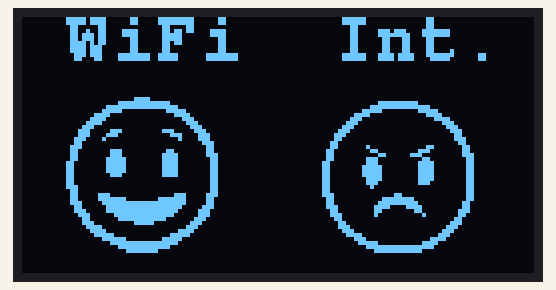
Simulated run of this sketch. Board: ESP8266 (NodeMCU). Shown: 128×64 one-colour display. WiFi joins after 1.5 s; servers stay silent unless stated; a WiFi scan finds three made-up networks; no MQTT or app messages arrive unless stated; not simulated (calls return 0 or success): arduino_secrets.h; what the sketch prints to the serial monitor is not drawn.

Above: at 5.1 s.
At 77.8 s:
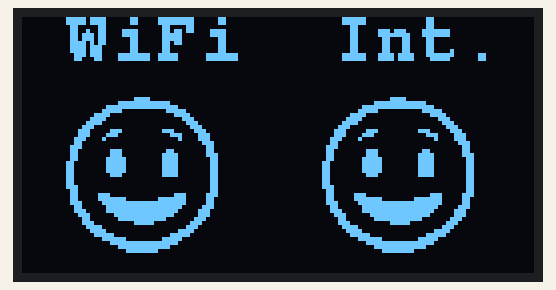

The sketch:

Scan-WiFi-Networks.ino
```cpp
#include "ESP8266WiFi.h"
#include <PubSubClient.h>
#include <ESPping.h> // for ping test
#include "arduino_secrets.h"
// only needed for the OLED display
#include <SPI.h>
#include <Wire.h>
#include <Adafruit_GFX.h>
#include <Adafruit_SSD1306.h>
#include <Fonts/FreeMonoBold9pt7b.h>
#include "Icons.h"

#define SCREEN_WIDTH 128 // OLED display width, in pixels
#define SCREEN_HEIGHT 64 // OLED display height, in pixels
#define OLED_RESET     -1 // Reset pin # (or -1 if sharing Arduino reset pin)
#define SCREEN_ADDRESS 0x3C ///< See datasheet for Address; 0x3D for 128x64, 0x3C for 128x32
Adafruit_SSD1306 display(SCREEN_WIDTH, SCREEN_HEIGHT, &Wire, OLED_RESET);

unsigned long lTime_Strength = 0;
unsigned long lTime_scan = 0;
unsigned long lTime_ping = 0;
unsigned long lTime_display = 0;
unsigned long lTime = 0;
const long lInterval_Strength = 5000; // 5 second
const long lInterval_scan = 60000; // 60 seconds
const long lInterval_ping = 60000; // 60 seconds
const long lInterval_display = 5000; // 5 second

int iWiFi_RSSI = -100;
byte bInternet = false;

int iWiFiTry = 0;
int iMQTTTry = 0;
String sClient_id;

const char* ssid = YourSSID;
const char* password = YourWiFiPassWord;
const char* HostName = "WiFi-Scanner";  // make this unique!

const char* mqtt_broker = YourMQTTserver;
const char* mqtt_user = YourMQTTuser;
const char* mqtt_password = YourMQTTpassword;

WiFiClient espClient;
PubSubClient MQTTclient(espClient); // MQTT Client

void Connect2WiFi() {
  //Connect to WiFi
  // WiFi.mode(WIFI_STA);  //in case of an ESP32
  iWiFiTry = 0;
  WiFi.begin(ssid, password);
  WiFi.setHostname(HostName);
  Serial.print("Connecting to WiFi ");
  while (WiFi.status() != WL_CONNECTED && iWiFiTry < 11) { //Try to connect to WiFi for 11 times
    ++iWiFiTry;
    Serial.print(".");
    delay(500);
  }
  Serial.println("");
  Serial.print("Got IP: ");  Serial.println(WiFi.localIP());

  // ArduinoOTA.setPort(8266); // Port defaults to 8266
  Serial.println("Ready");

  //Unique MQTT Device name
  sClient_id = "esp-client-" + String(WiFi.macAddress());
  Serial.print("ESP Client name: "); Serial.println(sClient_id);
}

void Connect2MQTT() {
  // Connect to the MQTT server
  iMQTTTry=0;
  if (WiFi.status() != WL_CONNECTED) {
    Connect2WiFi;
  }

  Serial.print("Connecting to MQTT ");
  MQTTclient.setServer(mqtt_broker, 1883);
  while (!MQTTclient.connect(sClient_id.c_str(), mqtt_user, mqtt_password) && iMQTTTry < 11) { //Try to connect to MQTT for 11 times
    ++iMQTTTry;
    Serial.print(".");
    delay(500);
  }
  Serial.println("");
}

void setup() {
  Serial.begin(115200);

  lTime_scan = millis();

  // setup OLED Display
  if(!display.begin(SSD1306_SWITCHCAPVCC, 0x3C)) { // Address 0x3C for 128x32
    Serial.println(F("SSD1306 allocation failed"));
  }
  display.setTextSize(1);
  display.setTextColor(WHITE);

  // Set WiFi to station
  WiFi.mode(WIFI_STA);
  Connect2WiFi();
  Connect2MQTT();

  Serial.println("Setup done");
}

void loop() {

  lTime = millis();

  // Signal Strength
  if ( (lTime - lTime_Strength) > lInterval_Strength) {
    if (!MQTTclient.connect(sClient_id.c_str(), mqtt_user, mqtt_password)) { Connect2MQTT(); }
    lTime_Strength = lTime;
    iWiFi_RSSI = WiFi.RSSI();
    MQTTclient.publish("WiFi/Scanner/Signal", String(iWiFi_RSSI).c_str());
    Serial.print("WiFi Scanner Signal Strength: "); Serial.println(iWiFi_RSSI);

    MQTTclient.publish("WiFi/Scanner/IP", WiFi.localIP().toString().c_str());
    Serial.print("WiFi Scanner IP: "); Serial.println( WiFi.localIP());

    MQTTclient.publish("WiFi/Scanner/MAC", String(WiFi.macAddress()).c_str());
    Serial.print("WiFi Scanner MAC address: "); Serial.println(WiFi.macAddress());

    MQTTclient.publish("WiFi/Scanner/Channel", String(WiFi.channel()).c_str());
    Serial.print("WiFi Scanner Channel: "); Serial.println(WiFi.channel());

    Serial.println("");
  }


  // Scan WiFi networks
  if ( (lTime - lTime_scan) > lInterval_scan) {
    lTime_scan = lTime;
    WiFi.disconnect(); // Disconnect from an AP if it was previously connected
    delay(1000);
    Serial.println("WiFi disconnected");
    Serial.println("scan start");

    int iChannels[14] = {0,0,0,0,0,0,0,0,0,0,0,0,0.0};
    int iSignals[14] = {-100,-100,-100,-100,-100,-100,-100,-100,-100,-100,-100,-100,-100,-100};

    // WiFi.scanNetworks will return the number of networks found
    int n = WiFi.scanNetworks();
    Serial.println("scan done");
    if (n == 0)
      Serial.println("no networks found");
    else
      {
        Serial.print(n);
        Serial.println(" networks found");
        for (int i = 0; i < n; ++i)
        {
            // Print SSID and RSSI for each network found
          Serial.print(i + 1); Serial.print(": "); Serial.print(WiFi.SSID(i)); Serial.print(" (");
          Serial.print(WiFi.RSSI(i)); Serial.print(")");
          Serial.print(" Channel: "); Serial.print(WiFi.channel(i));
          Serial.print(" Encryption: "); Serial.println((WiFi.encryptionType(i) == ENC_TYPE_NONE)?" ":"*");
          delay(10);

          iChannels[WiFi.channel(i)]++;
          if(WiFi.RSSI(i+1) > iSignals[WiFi.channel(i+1)]){ iSignals[WiFi.channel(i+1)] = WiFi.RSSI(i+1); }
        }
      }
      Serial.println("End of Scan");

      Connect2WiFi();
      Connect2MQTT();

      MQTTclient.publish("WiFi/Scanner/Channel1", String(iChannels[1]).c_str());
      MQTTclient.publish("WiFi/Scanner/Signal1", String(iSignals[1]).c_str());
      MQTTclient.publish("WiFi/Scanner/Channel2", String(iChannels[2]).c_str());
      MQTTclient.publish("WiFi/Scanner/Signal2", String(iSignals[2]).c_str());
      MQTTclient.publish("WiFi/Scanner/Channel3", String(iChannels[3]).c_str());
      MQTTclient.publish("WiFi/Scanner/Signal3", String(iSignals[3]).c_str());
      MQTTclient.publish("WiFi/Scanner/Channel4", String(iChannels[4]).c_str());
      MQTTclient.publish("WiFi/Scanner/Signal4", String(iSignals[4]).c_str());
      MQTTclient.publish("WiFi/Scanner/Channel5", String(iChannels[5]).c_str());
      MQTTclient.publish("WiFi/Scanner/Signal5", String(iSignals[5]).c_str());
      MQTTclient.publish("WiFi/Scanner/Channel6", String(iChannels[6]).c_str());
      MQTTclient.publish("WiFi/Scanner/Signal6", String(iSignals[6]).c_str());
      MQTTclient.publish("WiFi/Scanner/Channel7", String(iChannels[7]).c_str());
      MQTTclient.publish("WiFi/Scanner/Signal7", String(iSignals[7]).c_str());
      MQTTclient.publish("WiFi/Scanner/Channel8", String(iChannels[8]).c_str());
      MQTTclient.publish("WiFi/Scanner/Signal8", String(iSignals[8]).c_str());
      MQTTclient.publish("WiFi/Scanner/Channel9", String(iChannels[9]).c_str());
      MQTTclient.publish("WiFi/Scanner/Signal9", String(iSignals[9]).c_str());
      MQTTclient.publish("WiFi/Scanner/Channel10", String(iChannels[10]).c_str());
      MQTTclient.publish("WiFi/Scanner/Signal10", String(iSignals[10]).c_str());
      MQTTclient.publish("WiFi/Scanner/Channel11", String(iChannels[11]).c_str());
      MQTTclient.publish("WiFi/Scanner/Signal11", String(iSignals[11]).c_str());
      MQTTclient.publish("WiFi/Scanner/Channel12", String(iChannels[12]).c_str());
      MQTTclient.publish("WiFi/Scanner/Signal12", String(iSignals[12]).c_str());
      MQTTclient.publish("WiFi/Scanner/Channel13", String(iChannels[13]).c_str());
      MQTTclient.publish("WiFi/Scanner/Signal13", String(iSignals[13]).c_str());
  } // End of Scan WiFi networks

  // Ping servers
  if ( (lTime - lTime_ping) > lInterval_ping) {

    String sHost;
    bInternet = false;

    if (!MQTTclient.connect(sClient_id.c_str(), mqtt_user, mqtt_password)) { Connect2MQTT(); }
    // Ping gateway (router)
    Serial.print("Ping: "); Serial.println(WiFi.gatewayIP());    // Ping gateway (router)
    if (Ping.ping(WiFi.gatewayIP()) > 0){
      MQTTclient.publish("WiFi/Scanner/Ping/GateWay", String(Ping.averageTime()).c_str());
    } else {
      MQTTclient.publish("WiFi/Scanner/Ping/GateWay", String(1000).c_str());
    }

    Serial.print("Ping: "); Serial.println(mqtt_broker);    // Ping MQTT Broker (Home Assistant)
    if (Ping.ping(mqtt_broker) > 0){
      MQTTclient.publish("WiFi/Scanner/Ping/HomeAssistant", String(Ping.averageTime()).c_str());
    } else {
      MQTTclient.publish("WiFi/Scanner/Ping/HomeAssistant", String(1000).c_str());
    }

    sHost = "google.com";  // Test if the internet is working, can be any stable site.
    Serial.print("Ping: "); Serial.println(sHost);
    if (Ping.ping(sHost.c_str()) > 0){
      MQTTclient.publish("WiFi/Scanner/Ping/Google", String(Ping.averageTime()).c_str());
      bInternet = true;
    } else {
      MQTTclient.publish("WiFi/Scanner/Ping/Google", String(1000).c_str());
    }
    Serial.println("");

    sHost = "outlook.office.com";  // Test if the internet is working, can be any stable site.
    Serial.print("Ping: "); Serial.println(sHost);
    if (Ping.ping(sHost.c_str()) > 0){
      MQTTclient.publish("WiFi/Scanner/Ping/MS_Outlook", String(Ping.averageTime()).c_str());
      bInternet = true;
    } else {
      MQTTclient.publish("WiFi/Scanner/Ping/MS_Outlook", String(1000).c_str());
    }
    Serial.println("");

    sHost = "youtube.com";  // Test if the internet is working, can be any stable site.
    Serial.print("Ping: "); Serial.println(sHost);
    if (Ping.ping(sHost.c_str()) > 0){
      MQTTclient.publish("WiFi/Scanner/Ping/YouTube", String(Ping.averageTime()).c_str());
      bInternet = true;
    } else {
      MQTTclient.publish("WiFi/Scanner/Ping/YouTube", String(1000).c_str());
    }
    Serial.println("");

    sHost = "ntp.pool.org";    // I sync my time servers with this.
    Serial.print("Ping: "); Serial.println(sHost);
    if (Ping.ping(sHost.c_str()) > 0){
         MQTTclient.publish("WiFi/Scanner/Ping/NTP", String(Ping.averageTime()).c_str());
    } else {
      MQTTclient.publish("WiFi/Scanner/Ping/NTP", String(1000).c_str());
    }
    Serial.println("");

    // Ping IP

    IPAddress CloudFlareDNS(1,1,1,1); // Cloudflare's public DNS resolver
    Serial.print("Ping: "); Serial.println(CloudFlareDNS);
    if (Ping.ping(CloudFlareDNS) > 0){
      MQTTclient.publish("WiFi/Scanner/Ping/CloudFlareDNS", String(Ping.averageTime()).c_str());
    } else {
       MQTTclient.publish("WiFi/Scanner/Ping/CloudFlareDNS", String(1000).c_str());
    }
    Serial.println("");

    IPAddress Switch1(192,168,50,240); // Cloudflare's public DNS resolver
    Serial.print("Ping: "); Serial.println(Switch1);
    if (Ping.ping(Switch1) > 0){
      MQTTclient.publish("WiFi/Scanner/Ping/Switch1", String(Ping.averageTime()).c_str());
    } else {
       MQTTclient.publish("WiFi/Scanner/Ping/Switch1", String(1000).c_str());
    }
    Serial.println("");

    IPAddress Switch2(192,168,50,241); // Cloudflare's public DNS resolver
    Serial.print("Ping: "); Serial.println(Switch2);
    if (Ping.ping(Switch2) > 0){
      MQTTclient.publish("WiFi/Scanner/Ping/Switch2", String(Ping.averageTime()).c_str());
    } else {
       MQTTclient.publish("WiFi/Scanner/Ping/Switch2", String(1000).c_str());
    }
    Serial.println("");

    const IPAddress Switch3(192,168,50,242); // Cloudflare's public DNS resolver
    Serial.print("Ping: "); Serial.println(Switch3);
    if (Ping.ping(Switch3) > 0){
      MQTTclient.publish("WiFi/Scanner/Ping/Switch3", String(Ping.averageTime()).c_str());
    } else {
       MQTTclient.publish("WiFi/Scanner/Ping/Switch3", String(1000).c_str());
    }
    Serial.println("");

    const IPAddress WiFi_AP1(192,168,50,178); // Cloudflare's public DNS resolver
    Serial.print("Ping: "); Serial.println(WiFi_AP1);
    if (Ping.ping(WiFi_AP1) > 0){
      MQTTclient.publish("WiFi/Scanner/Ping/WiFi_AP1", String(Ping.averageTime()).c_str());
    } else {
       MQTTclient.publish("WiFi/Scanner/Ping/WiFi_AP1", String(1000).c_str());
    }
    Serial.println("");

    const IPAddress WiFi_AP2(192,168,50,199); // Cloudflare's public DNS resolver
    Serial.print("Ping: "); Serial.println(WiFi_AP2);
    if (Ping.ping(WiFi_AP2) > 0){
      MQTTclient.publish("WiFi/Scanner/Ping/WiFi_AP2", String(Ping.averageTime()).c_str());
    } else {
       MQTTclient.publish("WiFi/Scanner/Ping/WiFi_AP2", String(1000).c_str());
    }
    Serial.println("");

    const IPAddress WiFi_AP3(192,168,50,200); // Cloudflare's public DNS resolver
    Serial.print("Ping: "); Serial.println(WiFi_AP3);
    if (Ping.ping(WiFi_AP3) > 0){
      MQTTclient.publish("WiFi/Scanner/Ping/WiFi_AP3", String(Ping.averageTime()).c_str());
    } else {
       MQTTclient.publish("WiFi/Scanner/Ping/WiFi_AP3", String(1000).c_str());
    }
    Serial.println("");

    lTime_ping = millis();

  } // End of ping servers

  if ( (lTime - lTime_display) > lInterval_display) {
      lTime_display = lTime;
      display.clearDisplay();
      display.setFont(&FreeMonoBold9pt7b);
      display.setCursor(0,10);
      display.print(" WiFi  Int.");

      int iWiFi_Level = 6;
      if (iWiFi_RSSI < -50) { iWiFi_Level = 1; }
      if ((iWiFi_RSSI >= -50) && (iWiFi_RSSI < -60)) { iWiFi_Level = 2; }
      if ((iWiFi_RSSI >= -60) && (iWiFi_RSSI < -70)) { iWiFi_Level = 3; }
      if ((iWiFi_RSSI >= -70) && (iWiFi_RSSI < -80)) { iWiFi_Level = 4; }
      if ((iWiFi_RSSI >= -80) && (iWiFi_RSSI < -85)) { iWiFi_Level = 5; }

      switch (iWiFi_Level) {
        case 6:
          display.drawBitmap(10,20, Icon_sick, 40, 40, WHITE);
          break;
        case 5:
          display.drawBitmap(10,20, Icon_Sad, 40, 40, WHITE);
          break;
        case 4:
          display.drawBitmap(10,20, Icon_not_good, 40, 40, WHITE);
          break;
        case 3:
          display.drawBitmap(10,20, Icon_Neutral, 40, 40, WHITE);
          break;
        case 2:
          display.drawBitmap(10,20, Icon_Happy, 40, 40, WHITE);
          break;
        case 1:
          display.drawBitmap(10,20, Icon_Super_Happy, 40, 40, WHITE);
          break;
      }

      if (bInternet) {
        display.drawBitmap(74,20, Icon_Super_Happy, 40, 40, WHITE);
      } else {
        display.drawBitmap(74,20, Icon_Sad, 40, 40, WHITE);
      }
       display.display();

  }


}
```

Source omitted: Icons.h (data table, 7813 bytes)

Measured:
- what the display in image 0 shows lasts 72.6 s, from 5.1 s to 77.7 s
